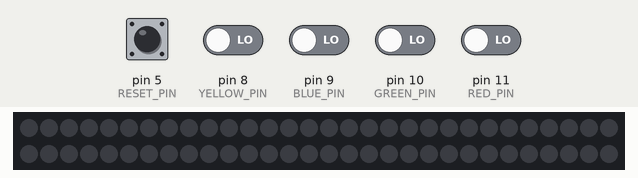
Recording of a sketch running on a simulated Arduino Uno, built with avr-gcc and run on an emulated ATmega328P. On the bench: 60 RGB LEDs in strip order, left to right, continuing on the next row. Inputs (shaded band) come from the test bench; at power-on: pin 5 (RESET_PIN), pin 8 (YELLOW_PIN), pin 9 (BLUE_PIN), pin 10 (GREEN_PIN), pin 11 (RED_PIN) LOW. Dim RGB values are drawn brighter than linear.

Above: at 1.2 s.
1.3 s: pin 5 (RESET_PIN) pulled HIGH for 0.15 s
At 2.5 s:
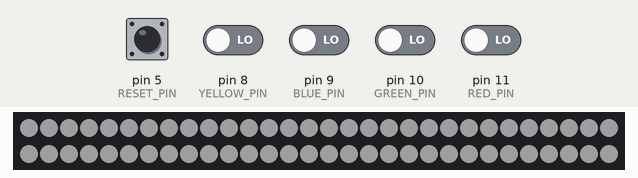
2.9 s: pin 8 (YELLOW_PIN) driven HIGH
At 3.7 s:
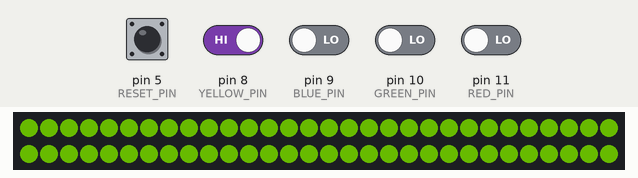
5.9 s: pin 5 (RESET_PIN) pulled HIGH for 1 s
9.9 s: pin 5 (RESET_PIN) driven HIGH and pin 9 (BLUE_PIN) driven HIGH
At 11.1 s:
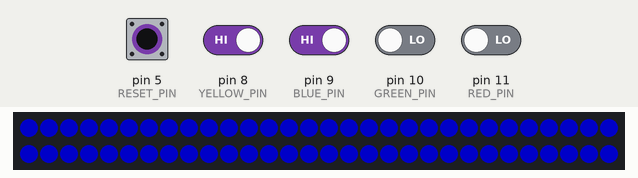
12.9 s: pin 10 (GREEN_PIN) driven HIGH
At 15.3 s:
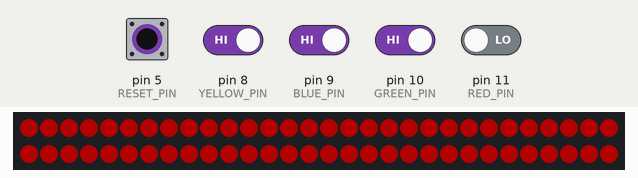
15.9 s: pin 11 (RED_PIN) driven HIGH
At 18.6 s:
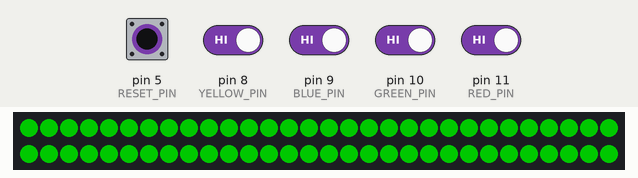
Timing chart, 0 to 19.9 s (numbered marks = the images above; inputs shaded):
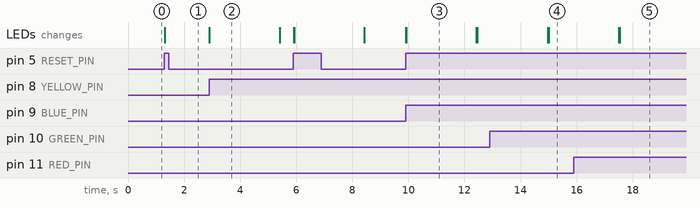

The sketch:

buzzers.ino
```cpp
/* LedStripColorTester: Example Arduino sketch that lets you
 * type in a color on a PC and see it on the LED strip.
 *
 * To use this, you will need to plug an Addressable RGB LED
 * strip from Pololu into pin 12.  After uploading the sketch,
 * select "Serial Monitor" from the "Tools" menu.  In the input
 * box, type a color and press enter.
 *
 * The format of the color should be "R,G,B!" where R, G, and B
 * are numbers between 0 and 255 representing the brightnesses
 * of the red, green, and blue components respectively.
 *
 * For example, to get green, you could type:
 *   40,100,0!
 *
 * You can leave off the exclamation point if you change the
 * Serial Monitor's line ending setting to be "Newline" instead
 * of "No line ending".
 *
 * Please note that this sketch only transmits colors to the
 * LED strip after it receives them from the computer, so if
 * the LED strip loses power it will be off until you resend
 * the color.
 */

#include <PololuLedStrip.h>

// Create an ledStrip object and specify the pin it will use.
PololuLedStrip < 12 > ledStrip;

// Create a buffer for holding the colors (3 bytes per color).
#define LED_COUNT 60
rgb_color colors[LED_COUNT];

#define RED_PIN 11
#define BLUE_PIN 9
#define GREEN_PIN 10
#define YELLOW_PIN 8

#define RESET_PIN 5

#define RGB_WRITE_DELAY 10

#define LIGHT_UP_DURATION 2500

#define WAIT_FOR_MODERATOR_STATE 0
#define WAIT_FOR_PLAYER_BUTTONS_STATE 1

void setup()
{
	// initialize the pushbutton pin as an input:
	pinMode(RED_PIN, INPUT);
	pinMode(BLUE_PIN, INPUT);
	pinMode(GREEN_PIN, INPUT);
	pinMode(YELLOW_PIN, INPUT);
	send_off();
}

int blue_state = 0;
int red_state = 0;
int green_state = 0;
int yellow_state = 0;
int reset_state = 0;

int state = WAIT_FOR_MODERATOR_STATE;

void send_color(int red, int green, int blue)
{
	rgb_color color;
	color.red = red;
	color.green = green;
	color.blue = blue;

	// Update the colors buffer.
	for (uint16_t i = 0; i < LED_COUNT; i++) {
		colors[i] = color;
	}

	// Write to the LED strip.
	ledStrip.write(colors, LED_COUNT);
	delay(RGB_WRITE_DELAY);
}

void send_off()
{
	send_color(0, 0, 0);
}

void send_white()
{
	send_color(30, 30, 30);
}

void send_red()
{
	send_color(0, 100, 0);
}

void send_green()
{
	send_color(60, 0, 0);
}

void send_blue()
{
	send_color(0, 0, 100);
}

void send_yellow()
{
	send_color(40, 72, 0);
}

void read_pins()
{
	red_state = digitalRead(RED_PIN);
	green_state = digitalRead(GREEN_PIN);
	blue_state = digitalRead(BLUE_PIN);
	yellow_state = digitalRead(YELLOW_PIN);
	reset_state = digitalRead(RESET_PIN);
}

void wait_and_return_to_moderator()
{
	delay(LIGHT_UP_DURATION);
	send_off();
	state = WAIT_FOR_MODERATOR_STATE;
}

void loop()
{
	delay(1);
	read_pins();
	if (state == WAIT_FOR_MODERATOR_STATE) {
		if (reset_state == HIGH) {
			send_white();
			state = WAIT_FOR_PLAYER_BUTTONS_STATE;
		}
	} else {
		if (red_state == HIGH) {
			send_red();
			wait_and_return_to_moderator();
		} else if (green_state == HIGH) {
			send_green();
			wait_and_return_to_moderator();
		} else if (blue_state == HIGH) {
			send_blue();
			wait_and_return_to_moderator();
		} else if (yellow_state == HIGH) {
			send_yellow();
			wait_and_return_to_moderator();
		}
	}
}
```

Measured:
- after the input at 1.3 s, the LEDs: change at once (image 1)
- after the input at 2.9 s, the LEDs: change at once (image 2)
- after the input at 9.9 s, the LEDs: first change at once (image 3 shows a later state)
- after the input at 12.9 s, the LEDs: first differ from a run without the input after 2.1 s (image 4)
- after the input at 15.9 s, the LEDs: first differ from a run without the input after 1.6 s (image 5)
- what the display in image 2 shows lasts 2.5 s, from 2.9 s to 5.4 s
